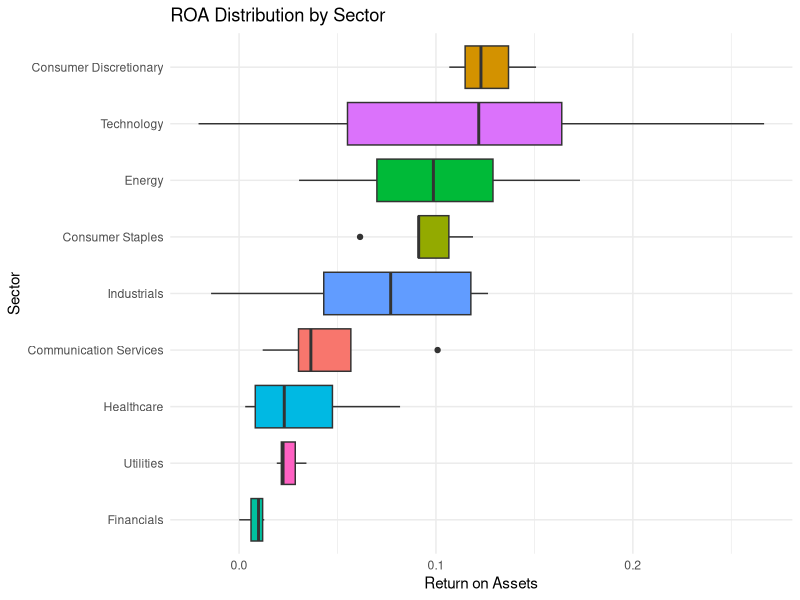
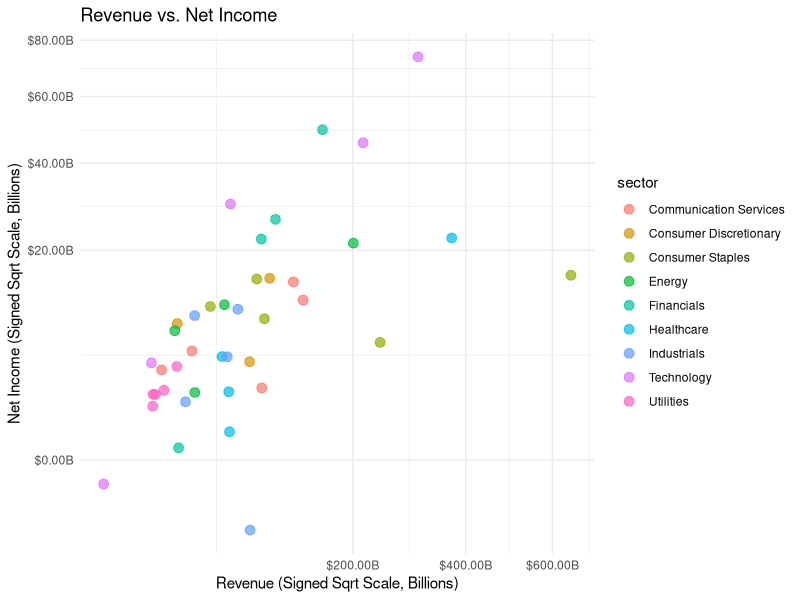

Here is the R script that generated these plots, in order:
## ---- chunk 1
#| label: setup-eda
#| echo: false
#| message: false
#| warning: false
library(readr)
library(dplyr)
library(ggplot2)
library(scales)

fin <- read_csv("data/clean/company_financials_clean.csv", show_col_types = FALSE)
## ---- chunk 2
#| label: roa-by-sector
#| fig-cap: "Return on Assets by Sector"
#| fig-width: 8
#| fig-height: 5
fin %>%
  ggplot(aes(x = reorder(sector, ROA, FUN = median), y = ROA, fill = sector)) +
  geom_boxplot() +
  coord_flip() +
  labs(x = "Sector", y = "Return on Assets", title = "ROA Distribution by Sector") +
  theme_minimal() +
  theme(legend.position = "none")
## ---- chunk 3
#| label: rev-vs-netincome
#| fig-cap: "Revenue vs Net Income (signed square root scale)"
#| fig-width: 10
#| fig-height: 7

signed_sqrt <- trans_new("signed_sqrt",
  transform = function(x) sign(x) * sqrt(abs(x)),
  inverse = function(x) sign(x) * x^2,
  domain = c(-Inf, Inf)
)

fin %>%
  ggplot(aes(x = Revenue, y = NetIncome, color = sector)) +
  geom_point(size = 3, alpha = 0.7, position = position_jitter(width = 0.02, height = 0.02)) +
  scale_x_continuous(trans = signed_sqrt, labels = dollar_format(scale = 1e-9, suffix = "B")) +
  scale_y_continuous(trans = signed_sqrt, labels = dollar_format(scale = 1e-9, suffix = "B")) +
  labs(x = "Revenue (Signed Sqrt Scale, Billions)", y = "Net Income (Signed Sqrt Scale, Billions)", title = "Revenue vs. Net Income") +
  theme_minimal()
